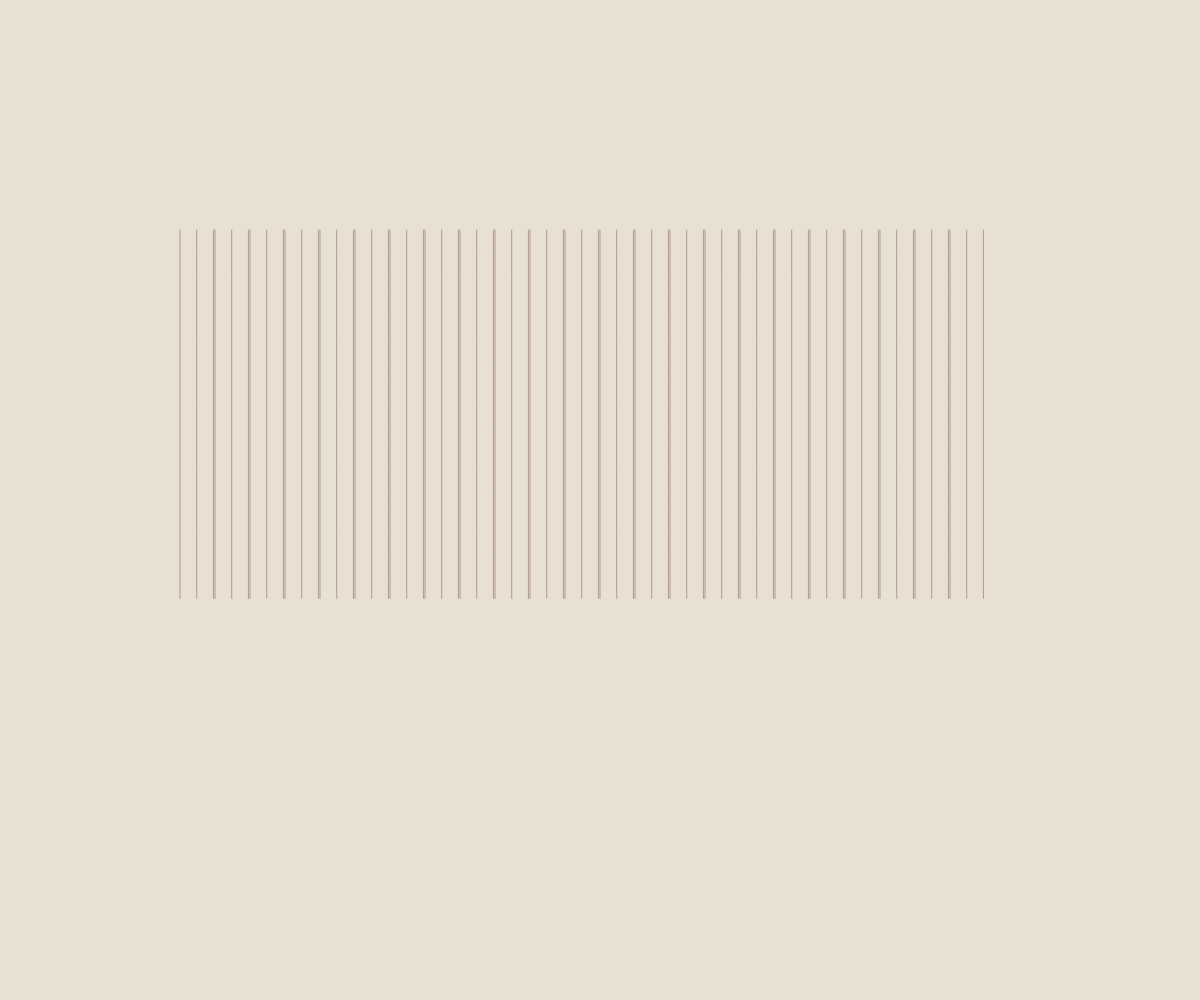
Frame 1 (no input)
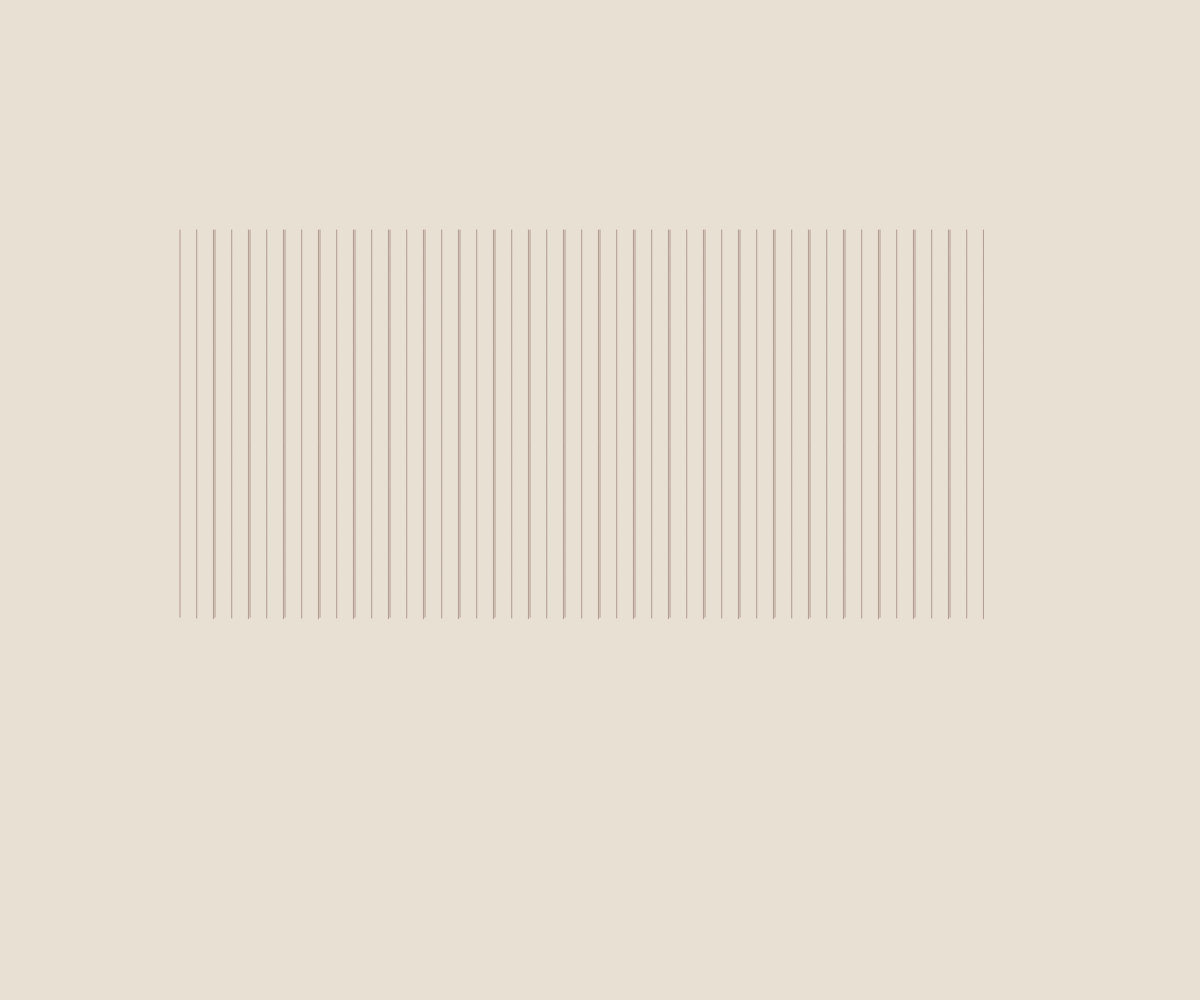
Frame 60 (no input)
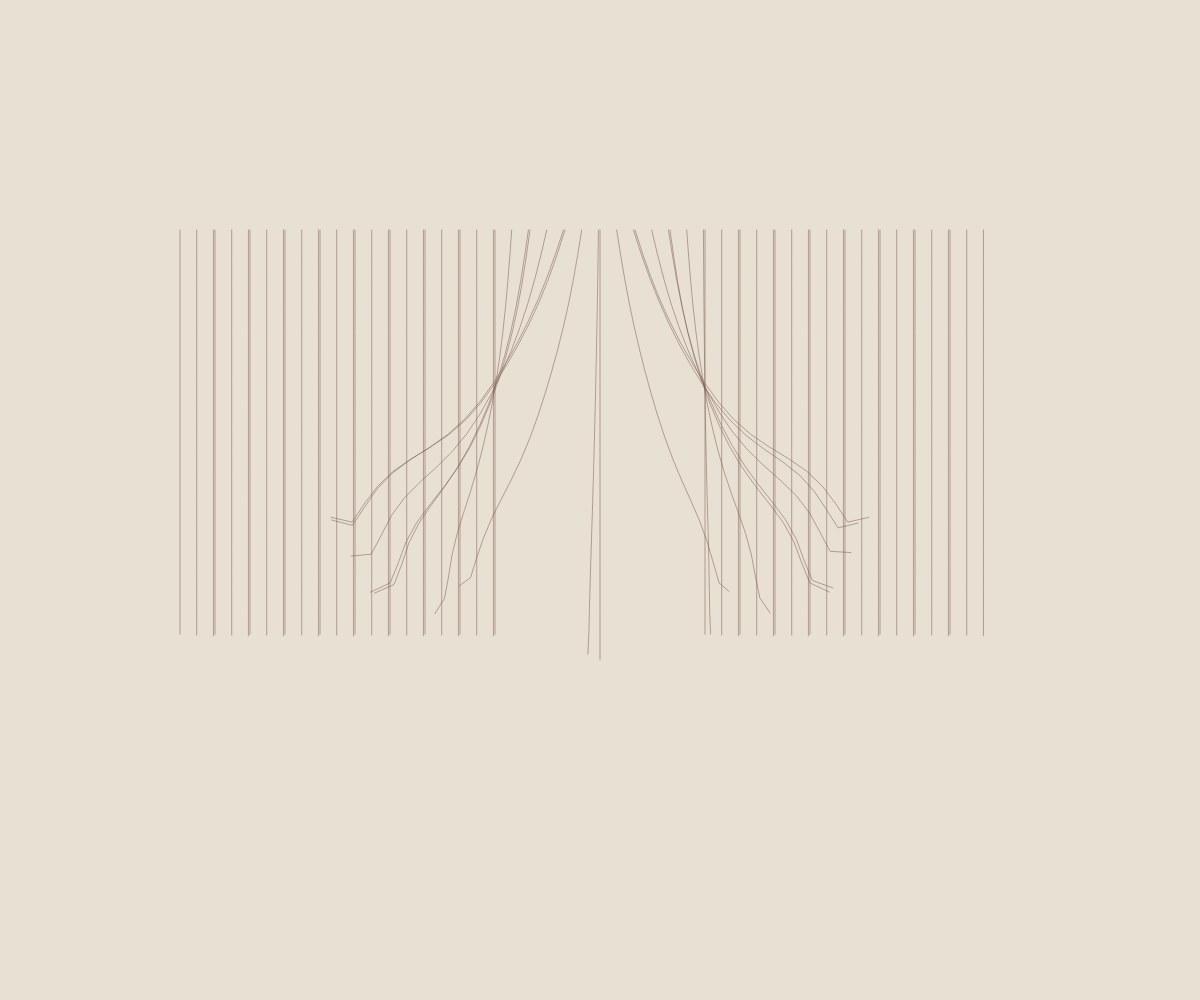
Frame 120 (the mouse pressed at the canvas centre since frame 60)

The p5.js sketch that drew these frames (run headless with seeded random() and noise() and a simulated clock; from frame 60 on, the mouse is pressed at the canvas centre):

// p5.js sketch
// ── sketch.js
var R={x:0,y:0,px:0,py:0,pressed:false,touched:false,held:0,mode:0,palette:0,rate:1,amount:1,sign:1,paused:false,ink:0,init:()=>{},frame:()=>{},down:()=>{},move:()=>{},up:()=>{},action:()=>{}};
// Original tab: point.js
function Point(x, y) {
	
  this.oldPos = new p5.Vector(x, y);
  this.pos = new p5.Vector(x, y);
  this.forces = new p5.Vector();
  this.snap = false;
  
  this.applyForce = function(force) {
		force.mult(massSlider.value());
    this.forces.add(force);
  }
  
  this.sim = function() {
		// Snapped points don't need to sim.
    if (this.snap) {
			return;
		}
		
		// Add gravity.
		let gravity = new p5.Vector(0, gravitySlider.value());
		this.applyForce(gravity);

		// Use mouse as a repulsion body to push the point away.
		let d = dist(mouseX, mouseY, this.pos.x, this.pos.y);
		if (d < repulsionSizeSlider.value()) {
			let repulse = this.pos.copy();
			repulse.sub(new p5.Vector(mouseX, mouseY));
			repulse.normalize();
			//repulse.mult(0.5);
			this.applyForce(repulse);
		}

		// Get the new velocity.
		let velocity = this.pos.copy();
		velocity.sub(this.oldPos);
		velocity.add(this.forces);
		
		// Add air drag so it can settle.
		velocity.mult(airDragSlider.value());

		// Limiting the velocity helps keep it stable.
		velocity.limit(15);

		// Move the point.
		this.oldPos.set(this.pos);
		this.pos.add(velocity);
		this.forces.mult(0);
  }
}

// Original tab: rigidBody.js
function RigidBody() {
	
	this.points = [];
	this.segments = [];
	
	this.addPoint = function(x, y) {
		let newPoint = new Point(x, y);
		this.points.push(newPoint);
		return newPoint;
	}
	
	this.addSegment = function(point1, point2) {
		let newSegment = new Segment(point1, point2);
		this.segments.push(newSegment);
		return newSegment;
	}
	
	// Sim its points.
	this.sim = function() {
		for (let i = 0; i < this.points.length; i++) { 
			this.points[i].sim();
		}
		
		// Sim its segments.
		// The higher the timesteps, the more stable it will be.
		// Higher timesteps help maintain its shape, but at the cost of speed and making it feel stiff.
		for (let ts = 0; ts < timesteps; ts++) {
			for (let i = 0; i < this.segments.length; i++) { 
				this.segments[i].sim();
			}
		}
	}
}

// Original tab: segment.js
function Segment(point1, point2) {
	
  this.point1 = point1;
  this.point2 = point2;
  this.restLength = point1.pos.dist(point2.pos);
  
  this.sim = function() {
		// Get the delta of its original rest length.
   	let currentLength = this.point1.pos.dist(this.point2.pos);
   	let lengthDifference = this.restLength - currentLength;
   	
		// Get the percentage amount needed to offset the points back to its rest length.
		// Dividing with a higher number will make the segments stretchy, but they also feel more stable.
		let offsetPercent = (lengthDifference / currentLength) / 10.0;
   
		// Get the vector that the points need to travel against.
   	let direction = this.point2.pos.copy();
   	direction.sub(this.point1.pos);
   	direction.mult(offsetPercent);
   	
		// Move both points unless they are snapped.
   	if (!this.point1.snap) {
     	this.point1.pos.sub(direction);
   	}
   	
   	if (!this.point2.snap) {
     	this.point2.pos.add(direction);
   	}
  }
}

// Original tab: sketch.js
/*
Dynamic ropes 2

The ropes are defined by a series of points which are simulated using verlet integration.

Controls:
	- Move the mouse over the ropes to interact with them.
  - Use the on-screen controls to effect the sim.

Author:
  Jason Labbe

Site:
  jasonlabbe3d.com
*/

var timesteps = 10;
var rigidBodies = [];


function setup() {
	createCanvas(windowWidth, windowHeight);
	
	thicknessSlider = new Slider("Line thickness", 0.1, 2, 0.5, 0.1, 100, 100);
	resolutionSlider = new Slider("Resolution", 0, 1, 0.75, 0.05, 100, thicknessSlider.pos().y+60);
	repulsionSizeSlider = new Slider("Repulsion size", 50, 150, 100, 25, 100, resolutionSlider.pos().y+60);
	gravitySlider = new Slider("Gravity", 0.01, 0.5, 0.2, 0.01, 100, repulsionSizeSlider.pos().y+60);
	airDragSlider = new Slider("Air drag", 0.95, 1, 0.995, 0.005, 100, gravitySlider.pos().y+60);
	massSlider = new Slider("Mass", 0.5, 3, 2, 0.5, 100, airDragSlider.pos().y+60);
	
 	resetScene();
}


function resetScene() {
	rigidBodies = [];
	
	let xCount = 24;
	let yCount = 18;
	
	for (i = 0; i < xCount; i++) {
		let rb = new RigidBody();

		for (j = 0; j < yCount; j++) {
			// Get position and add a new point.
			let x = map(i, 0, xCount, width*.15,width*.85);
			let y = map(j, 0, yCount, height*.23,height*.62);
			let newPoint = rb.addPoint(x, y);

			// Snap the first point, otherwise connect points with segments.
			if (rb.points.length == 1) {
				newPoint.snap = true;
			} else {
				rb.addSegment(rb.points[rb.points.length-2], newPoint);
			}
		}

		rigidBodies.push(rb);
	}
}


function draw() {
  background("#e9e0d4");
  
	for (let i = 0; i < rigidBodies.length; i++) {
		// Sim a line.
		rigidBodies[i].sim();
		
		// Draw a line.
		if (i < rigidBodies.length-1) {
			noFill();
			stroke(R.palette%2?"#34474e":"#79564a");
			strokeWeight(thicknessSlider.value());
			
			// Draw many 'fake' lines that follow between the current and next lines, which are part of the sim.
			// This will increase its volume to look fuller without extra calculations.
			let resolution = map(resolutionSlider.value(), 0, 1, 1, 0.05);
			
			for (let weight = 0.0; weight < 1.0; weight+=resolution) {
				beginShape();
				for (let j = 0; j < rigidBodies[i].points.length; j++) {
					let x = lerp(rigidBodies[i].points[j].pos.x, rigidBodies[i+1].points[j].pos.x, weight);
					let y = lerp(rigidBodies[i].points[j].pos.y, rigidBodies[i+1].points[j].pos.y, weight);
					vertex(x, y);
				}
				endShape();				
			}
		}
	}
	
	// Draw mouse area.
	stroke(0, 50);
	strokeWeight(0);
	point(mouseX, mouseY);
	
	// Display sliders.
	thicknessSlider.display();
	resolutionSlider.display();
	repulsionSizeSlider.display();
	gravitySlider.display();
	airDragSlider.display();
	massSlider.display();
}


function keyPressed() {
 	resetScene();
}

// Original tab: slider.js
// Displays the slider's label and value.
function Slider(label, minValue, maxValue, defaultValue, steps, posx, posy) {
  
  this.label = label;
  this.slider = createSlider(minValue, maxValue, defaultValue, steps);
  this.slider.position(posx, posy);
  
  this.display = function() {
    var sliderPos = this.slider.position();
    
    noStroke();
    fill(0);
    textSize(15);
    text(this.label, sliderPos.x, sliderPos.y-10);

    fill(255, 0, 0);
    text(this.slider.value(), sliderPos.x+this.slider.width+10, sliderPos.y+10);
  }
  
  this.pos = function() {
    return this.slider.position();
  }
  
  this.value = function() {
    return this.slider.value();
  }
}

// Touch and UI adaptation; original visual algorithm above.
R.init=()=>{[thicknessSlider,resolutionSlider,repulsionSizeSlider,gravitySlider,airDragSlider,massSlider].forEach(s=>s.display=()=>{});gravitySlider.slider.value(.15);resolutionSlider.slider.value(.55);};
R.frame=()=>{if(R.pressed&&R.mode%2){let best=null,bd=1e9;rigidBodies.forEach(rb=>rb.points.forEach(p=>{let d=dist(p.pos.x,p.pos.y,R.x,R.y);if(!p.snap&&d<bd){best=p;bd=d}}));if(!R.grabbed&&bd<65)R.grabbed=best;if(R.grabbed){R.grabbed.pos.set(R.x,R.y);R.grabbed.oldPos.set(R.x,R.y);}}};
R.down=()=>{};
R.move=()=>{};
R.up=()=>{R.grabbed=null;};
R.action=(a,v)=>{if(a==="grab")R.mode++;if(a==="palette")R.palette++;if(a==="seed")resetScene();if(a==="weight")gravitySlider.slider.value(+v);};


const originalSetup=setup,originalDraw=draw;
setup=function(){pixelDensity(1);const cc=window.createCanvas;window.createCanvas=(w,h,...args)=>cc(windowWidth,windowHeight,...args);originalSetup();window.createCanvas=cc;R.x=width*.5;R.y=height*.48;R.px=R.x;R.py=R.y;R.init();
 const c=document.querySelector('canvas');c.setAttribute('aria-label','Interactive artwork');c.style.touchAction='none';
 document.querySelectorAll('body > input,body > button').forEach(e=>e.hidden=true);
 const sync=e=>{const b=c.getBoundingClientRect();R.x=(e.clientX-b.left)*width/b.width;R.y=(e.clientY-b.top)*height/b.height;mouseX=R.x;mouseY=R.y;pmouseX=R.px;pmouseY=R.py;};
 c.addEventListener('pointerdown',e=>{e.preventDefault();if(R.pointer!=null)return;R.pointer=e.pointerId;c.setPointerCapture?.(e.pointerId);sync(e);R.pressed=true;R.touched=true;R.held=0;R.px=R.x;R.py=R.y;mouseIsPressed=true;R.down();});
 c.addEventListener('pointermove',e=>{if(R.pointer!=null&&e.pointerId!==R.pointer)return;sync(e);R.touched=true;if(R.pressed)R.move();});
 const end=e=>{if(R.pointer!=null&&e.pointerId!==R.pointer)return;R.pressed=false;R.pointer=null;mouseIsPressed=false;R.up();};
 c.addEventListener('pointerup',end);c.addEventListener('pointercancel',end);c.addEventListener('lostpointercapture',end);
 document.addEventListener('visibilitychange',()=>{if(document.hidden){R.pressed=false;R.pointer=null;mouseIsPressed=false;R.up();}});
 document.querySelectorAll('button[data-action]').forEach(b=>b.onclick=()=>{const a=b.dataset.action;if(a==='quiet'){document.body.classList.toggle('quiet');b.textContent=document.body.classList.contains('quiet')?'Show UI':'Hide UI';return;}if(a==='pause'){R.paused=!R.paused;b.textContent=R.paused?'Resume':'Pause';return;}R.action(a);if(b.dataset.toggle!==undefined){b.setAttribute('aria-pressed',b.getAttribute('aria-pressed')!=='true');}});
 document.querySelectorAll('input[data-action]').forEach(i=>{i.addEventListener('input',()=>{R.action(i.dataset.action,i.value);const o=i.parentNode.querySelector('output');if(o)o.textContent=i.value;});});
};
draw=function(){if(R.paused)return;if(!R.touched){R.x=width*(.5+.22*Math.sin(frameCount*.013));R.y=height*(.48+.13*Math.cos(frameCount*.019));}mouseX=R.x;mouseY=R.y;pmouseX=R.px;pmouseY=R.py;mouseIsPressed=R.pressed;if(R.pressed)R.held++;R.frame();originalDraw();R.px=R.x;R.py=R.y;};
// Pointer Events own input; prevent p5 synthesised clicks from resetting the artwork.
mousePressed=()=>false;mouseReleased=()=>false;mouseClicked=()=>false;mouseMoved=()=>false;mouseDragged=()=>false;touchStarted=()=>false;touchMoved=()=>false;touchEnded=()=>false;keyPressed=()=>false;
windowResized=function(){const ox=width,oy=height;resizeCanvas(windowWidth,windowHeight);R.x=R.x/ox*width;R.y=R.y/oy*height;R.px=R.x;R.py=R.y;R.resize?.(ox,oy);};

R.resize=(ox,oy)=>{resetScene();};
